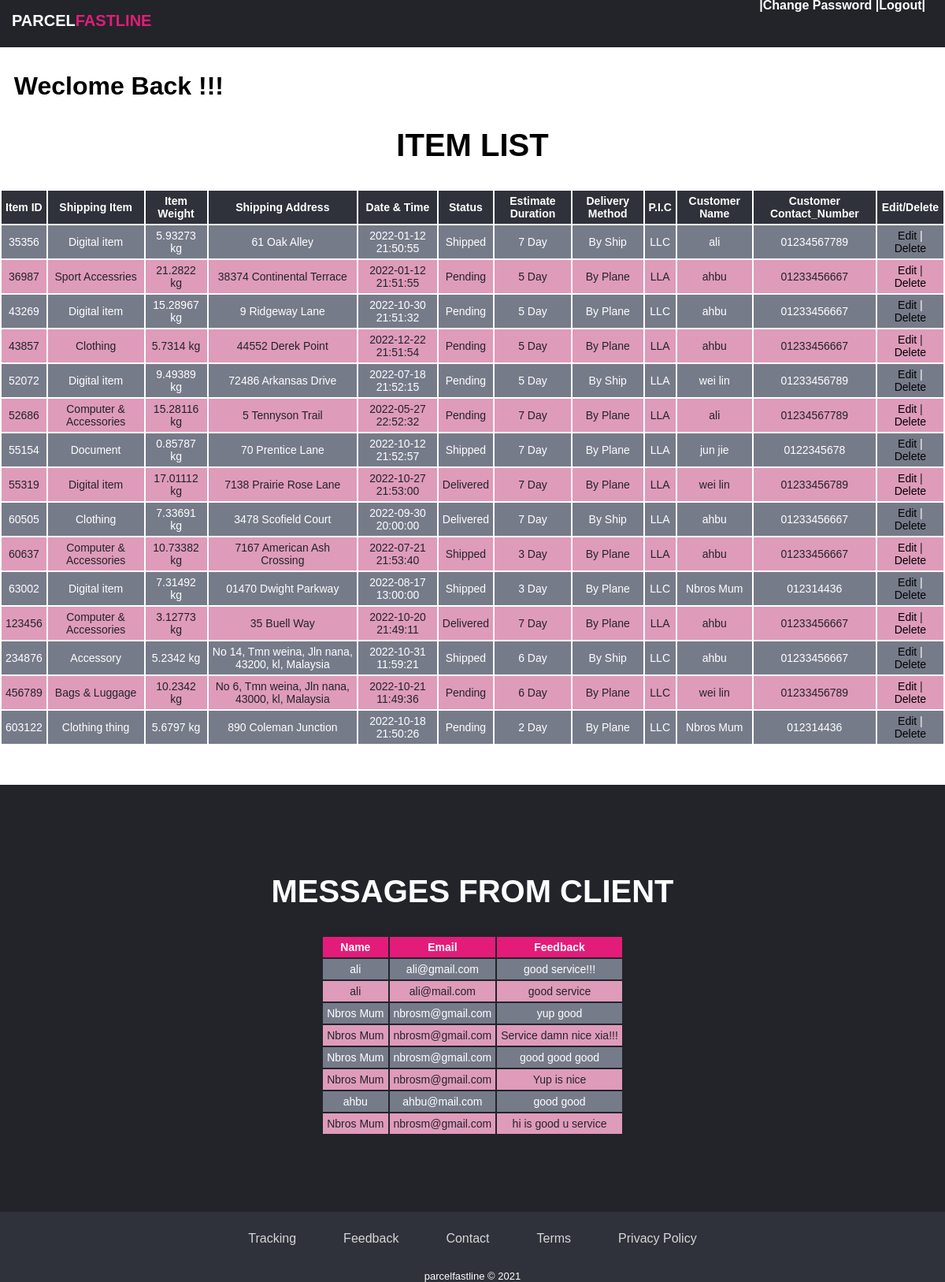
/Admin.php, run on the app's committed database.
### tables this page shows
CREATE TABLE `inventory_record` (
  `Item_ID` int(25) NOT NULL,
  `Shipping_Item` varchar(50) NOT NULL,
  `Item_Weight` double NOT NULL,
  `Shipping_Address` varchar(50) NOT NULL,
  `Date&Time` datetime NOT NULL DEFAULT current_timestamp(),
  `Status` enum('Pending','Shipped','Delivered') NOT NULL,
  `Estimate_Duration` int(25) NOT NULL,
  `Delivery_Method` enum('By Ship','By Plane') NOT NULL,
  `Staff_ID` int(25) NOT NULL,
  `User_ID` int(25) NOT NULL
);

CREATE TABLE `staff_account` (
  `Staff_ID` int(25) NOT NULL,
  `Name` varchar(25) NOT NULL,
  `Email` varchar(25) NOT NULL,
  `Password` varchar(25) NOT NULL,
  `Contact_Number` varchar(25) NOT NULL
);

CREATE TABLE `user_account` (
  `User_ID` int(25) NOT NULL,
  `UName` varchar(50) NOT NULL,
  `Email` varchar(50) NOT NULL,
  `Password` varchar(25) NOT NULL,
  `UContact_Number` varchar(25) NOT NULL,
  `Address` varchar(100) NOT NULL
);

CREATE TABLE `feedback` (
  `Feedback_ID` int(25) NOT NULL,
  `Name` varchar(25) NOT NULL,
  `Email` varchar(50) NOT NULL,
  `Feedback` varchar(255) NOT NULL
);

### Admin.php (the view, shortened to what this page needs)
<?php
include 'db.php';
$query = "SELECT `Item_ID`,`Shipping_Item`,`Item_Weight`,`Shipping_Address`,`Date&Time`,
`Status`,`Estimate_Duration`,`Delivery_Method`,`Name`,`UName`,`UContact_Number` FROM inventory_record
INNER JOIN staff_account ON inventory_record.Staff_ID = staff_account.Staff_ID
INNER JOIN user_account ON inventory_record.User_ID = user_account.User_ID;";
$results = mysqli_query($connection, $query);
?>
<!DOCTYPE html>
<html lang="en">
<head>
    <link rel="stylesheet" href="AdminPage.css">
</head>
<body>
<header>
	<div class="top">
		<h1>Parcel<span>Fastline</span></h1>
	</div>
	<div class="topstuff">
	|<a href="StaffForgetPassword.php">Change Password</a>
	|<a href="Logout.php">logout</a>|
	</div>
</header>
<div id="itemlist">
	<h1>&nbsp<?php echo "  Weclome Back ".$_SESSION['name']. " !!!";?></h1>
		<h2>Item list</h2>
		<table class="itemlist">
				<tr class="top table">
						<th>Item ID</th>
						<th>Shipping Item</th>
						<th>Item Weight</th>
						<th>Shipping Address</th>
						<th>Date & Time</th>
						<th>Status</th>
						<th>Estimate Duration</th>
						<th>Delivery Method</th>
						<th>P.I.C</th>
						<th>Customer Name</th>
						<th>Customer Contact_Number</th>
						<th>Edit/Delete</th>
				</tr>
				<?php while($row = mysqli_fetch_assoc($results)){?>
						<tr class="table content">
								<td><?php  echo $row['Item_ID'] ;?></td>
								<td><?php  echo $row['Shipping_Item'] ;?></td>
								<td><?php  echo $row['Item_Weight']. " kg" ;?></td>
								<td><?php  echo $row['Shipping_Address'] ;?></td>
								<td><?php  echo $row['Date&Time'] ;?></td>
								<td><?php  echo $row['Status'] ;?></td>
								<td><?php  echo $row['Estimate_Duration']. " Day" ;?></td>
								<td><?php  echo $row['Delivery_Method'];?></td>
								<td><?php  echo $row['Name'];?></td>
								<td><?php  echo $row['UName'];?></td>
								<td><?php  echo $row['UContact_Number'];?></td>
								<td class="editdelete">
										<a href = "EditDetail.php?id=<?php echo $row['Item_ID'];?>">Edit</a> |
										<a href = "Delete.php?id=<?php echo $row['Item_ID'];?>">Delete</a>
								</td>
						</tr>
				<?php } ?>
		</table>
</div>
<?php
include "db.php";
$query = "SELECT * FROM `feedback` ORDER BY Feedback_ID DESC";
$result = mysqli_query($connection, $query);
?>
<div id="displayfeedback">
	<h2>Messages from Client</h2>
        <div class= "feedback">
            <table>
							<tr>
								<th>Name</th>
								<th>Email</th>
								<th>Feedback</th>
							</tr>
              <?php while ($row = mysqli_fetch_assoc($result)) {?>
							<tr>
                <td><?php echo $row['Name'];?></td>
                <td><?php echo $row['Email'];?></td>
                <td><?php echo $row['Feedback'];?></td>
              </tr>
							<?php }
  						mysqli_close($connection)?>
            </table>
        </div>
        <br>
</div>
<footer class="footer-basic">
	<ul class="list-inline">
		<li class="list-inline-item"><a href="#searchbar">Tracking</a></li>
		<li class="list-inline-item"><a href="#feedback">Feedback</a></li>
		<li class="list-inline-item"><a href="#Contact">Contact</a></li>
		<li class="list-inline-item"><a href="#">Terms</a></li>
		<li class="list-inline-item"><a href="#">Privacy Policy</a></li>
	</ul>
	<p class="copyright">parcelfastline © 2021</p>
</footer>
</body>
</html>

### AdminPage.css (style rules this page uses)
:root { --c1:#E31C79; --c2:#fff; --c3:#22242A; --c4:#2f323a; --c5:#767b8a; --c6:#df5d9a; --c7:#df9bba; }
body { margin: 0; padding: 0; box-sizing: border-box; font-family: Arial, Helvetica, sans-serif; }
header { display: block; position: fixed; background:var(--c3); padding: 15px; width: 100%; height: 30px; z-index: 9; top: 0px; }
.top h1 { color: var(--c2); margin: 0; text-transform: uppercase; font-size: 20px; font-weight: 900; }
.top span { color:var(--c1); }
.topstuff { position: relative; bottom: 40px; right: 40px; text-align: right; color: var(--c2); margin: 0; text-transform: capitalize; font-size: 16px; font-weight: bold; }
.topstuff a:any-link { color: var(--c2); text-decoration: none; }
#itemlist { position: relative; top: 70px; padding-bottom: 20px; }
#itemlist h2 { display: flex; justify-content: center; font-size: 40px; text-transform: uppercase; }
#itemlist .itemlist { font-size: 14px; display: flex; justify-content: center; text-align: center; }
#itemlist tr, td { padding-left: 10px; padding-right: 10px; padding: 5px; }
#itemlist th { padding: 5px; background-color:var(--c4); color: var(--c2); }
#itemlist tr:nth-child(even) td { background-color:var(--c5); color: var(--c2); }
#itemlist tr:nth-child(odd) td { background-color:var(--c7); color: var(--c3); }
#itemlist a:any-link { color: black; text-decoration: none; }
#displayfeedback { position: relative; top: 100px; background-color: var(--c3); color: var(--c2); padding: 80px; }
#displayfeedback h2 { display: flex; justify-content: center; font-size: 40px; text-transform: uppercase; }
#displayfeedback .feedback { display: flex; justify-content: center; }
#displayfeedback .feedback { font-size: 14px; display: flex; justify-content: center; text-align: center; }
#displayfeedback tr, td { padding-left: 10px; padding-right: 10px; padding: 5px; }
#displayfeedback th { padding: 5px; background-color:var(--c1); color: var(--c2); }
#displayfeedback tr:nth-child(even) td { background-color:var(--c5); color: var(--c2); }
#displayfeedback tr:nth-child(odd) td { background-color:var(--c7); color: var(--c3); }
.footer-basic { position: relative; top: 83px; background-color: var(--c4); color: var(--c2); }
.footer-basic ul a { color:inherit; text-decoration:none; opacity:0.8; }
.footer-basic .copyright { margin-top:15px; text-align:center; font-size:13px; color:var(--c2); margin-bottom:0; }
.list-inline { list-style: none; display: flex; flex-wrap: wrap; justify-content: center; align-items: center; gap: 30px; position: relative; text-align: center; padding-right: 40px; padding-top: 10px; }
.list-inline li { max-width: 100%; position: relative; padding: 15px; }
#editdetail tr, td { padding-left: 10px; padding-right: 10px; padding: 5px; }

### data on the page
inventory_record: Item_ID "35356", Shipping_Item "Digital item", Item_Weight "5.93273", Shipping_Address "61 Oak Alley", value "2022-01-12 21:50:55", Status "Shipped", Estimate_Duration "7", Delivery_Method "By Ship", Staff_ID.Name "LLC", User_ID.UName "ali", User_ID.UContact_Number "01234567789"
inventory_record: Item_ID "36987", Shipping_Item "Sport Accessries", Item_Weight "21.2822", Shipping_Address "38374 Continental Terrace", value "2022-01-12 21:51:55", Status "Pending", Estimate_Duration "5", Delivery_Method "By Plane", Staff_ID.Name "LLA", User_ID.UName "ahbu", User_ID.UContact_Number "01233456667"
inventory_record: Item_ID "43269", Shipping_Item "Digital item", Item_Weight "15.28967", Shipping_Address "9 Ridgeway Lane", value "2022-10-30 21:51:32", Status "Pending", Estimate_Duration "5", Delivery_Method "By Plane", Staff_ID.Name "LLC", User_ID.UName "ahbu", User_ID.UContact_Number "01233456667"
inventory_record: Item_ID "43857", Shipping_Item "Clothing", Item_Weight "5.7314", Shipping_Address "44552 Derek Point", value "2022-12-22 21:51:54", Status "Pending", Estimate_Duration "5", Delivery_Method "By Plane", Staff_ID.Name "LLA", User_ID.UName "ahbu", User_ID.UContact_Number "01233456667"
inventory_record: Item_ID "52072", Shipping_Item "Digital item", Item_Weight "9.49389", Shipping_Address "72486 Arkansas Drive", value "2022-07-18 21:52:15", Status "Pending", Estimate_Duration "5", Delivery_Method "By Ship", Staff_ID.Name "LLA", User_ID.UName "wei lin", User_ID.UContact_Number "01233456789"
inventory_record: Item_ID "52686", Shipping_Item "Computer & Accessories", Item_Weight "15.28116", Shipping_Address "5 Tennyson Trail", value "2022-05-27 22:52:32", Status "Pending", Estimate_Duration "7", Delivery_Method "By Plane", Staff_ID.Name "LLA", User_ID.UName "ali", User_ID.UContact_Number "01234567789"
inventory_record: Item_ID "55154", Shipping_Item "Document", Item_Weight "0.85787", Shipping_Address "70 Prentice Lane", value "2022-10-12 21:52:57", Status "Shipped", Estimate_Duration "7", Delivery_Method "By Plane", Staff_ID.Name "LLA", User_ID.UName "jun jie", User_ID.UContact_Number "0122345678"
inventory_record: Item_ID "55319", Shipping_Item "Digital item", Item_Weight "17.01112", Shipping_Address "7138 Prairie Rose Lane", value "2022-10-27 21:53:00", Status "Delivered", Estimate_Duration "7", Delivery_Method "By Plane", Staff_ID.Name "LLA", User_ID.UName "wei lin", User_ID.UContact_Number "01233456789"
inventory_record: Item_ID "60505", Shipping_Item "Clothing", Item_Weight "7.33691", Shipping_Address "3478 Scofield Court", value "2022-09-30 20:00:00", Status "Delivered", Estimate_Duration "7", Delivery_Method "By Ship", Staff_ID.Name "LLA", User_ID.UName "ahbu", User_ID.UContact_Number "01233456667"
inventory_record: Item_ID "60637", Shipping_Item "Computer & Accessories", Item_Weight "10.73382", Shipping_Address "7167 American Ash Crossing", value "2022-07-21 21:53:40", Status "Shipped", Estimate_Duration "3", Delivery_Method "By Plane", Staff_ID.Name "LLA", User_ID.UName "ahbu", User_ID.UContact_Number "01233456667"
inventory_record: Item_ID "63002", Shipping_Item "Digital item", Item_Weight "7.31492", Shipping_Address "01470 Dwight Parkway", value "2022-08-17 13:00:00", Status "Shipped", Estimate_Duration "3", Delivery_Method "By Plane", Staff_ID.Name "LLC", User_ID.UName "Nbros Mum", User_ID.UContact_Number "012314436"
inventory_record: Item_ID "123456", Shipping_Item "Computer & Accessories", Item_Weight "3.12773", Shipping_Address "35 Buell Way", value "2022-10-20 21:49:11", Status "Delivered", Estimate_Duration "7", Delivery_Method "By Plane", Staff_ID.Name "LLA", User_ID.UName "ahbu", User_ID.UContact_Number "01233456667"
inventory_record: Item_ID "234876", Shipping_Item "Accessory", Item_Weight "5.2342", Shipping_Address "No 14, Tmn weina, Jln nana, 43200, kl, Malaysia", value "2022-10-31 11:59:21", Status "Shipped", Estimate_Duration "6", Delivery_Method "By Ship", Staff_ID.Name "LLC", User_ID.UName "ahbu", User_ID.UContact_Number "01233456667"
inventory_record: Item_ID "456789", Shipping_Item "Bags & Luggage", Item_Weight "10.2342", Shipping_Address "No 6, Tmn weina, Jln nana, 43000, kl, Malaysia", value "2022-10-21 11:49:36", Status "Pending", Estimate_Duration "6", Delivery_Method "By Plane", Staff_ID.Name "LLC", User_ID.UName "wei lin", User_ID.UContact_Number "01233456789"
inventory_record: Item_ID "603122", Shipping_Item "Clothing thing", Item_Weight "5.6797", Shipping_Address "890 Coleman Junction", value "2022-10-18 21:50:26", Status "Pending", Estimate_Duration "2", Delivery_Method "By Plane", Staff_ID.Name "LLC", User_ID.UName "Nbros Mum", User_ID.UContact_Number "012314436"
feedback: Name "ali", Email "ali@gmail.com", Feedback "good service!!!"
feedback: Name "ali", Email "ali@mail.com", Feedback "good service"
feedback: Name "Nbros Mum", Email "nbrosm@gmail.com", Feedback "yup good"
feedback: Name "Nbros Mum", Email "nbrosm@gmail.com", Feedback "Service damn nice xia!!!"
feedback: Name "Nbros Mum", Email "nbrosm@gmail.com", Feedback "good good good"
feedback: Name "Nbros Mum", Email "nbrosm@gmail.com", Feedback "Yup is nice"
feedback: Name "ahbu", Email "ahbu@mail.com", Feedback "good good"
feedback: Name "Nbros Mum", Email "nbrosm@gmail.com", Feedback "hi is good u service"
